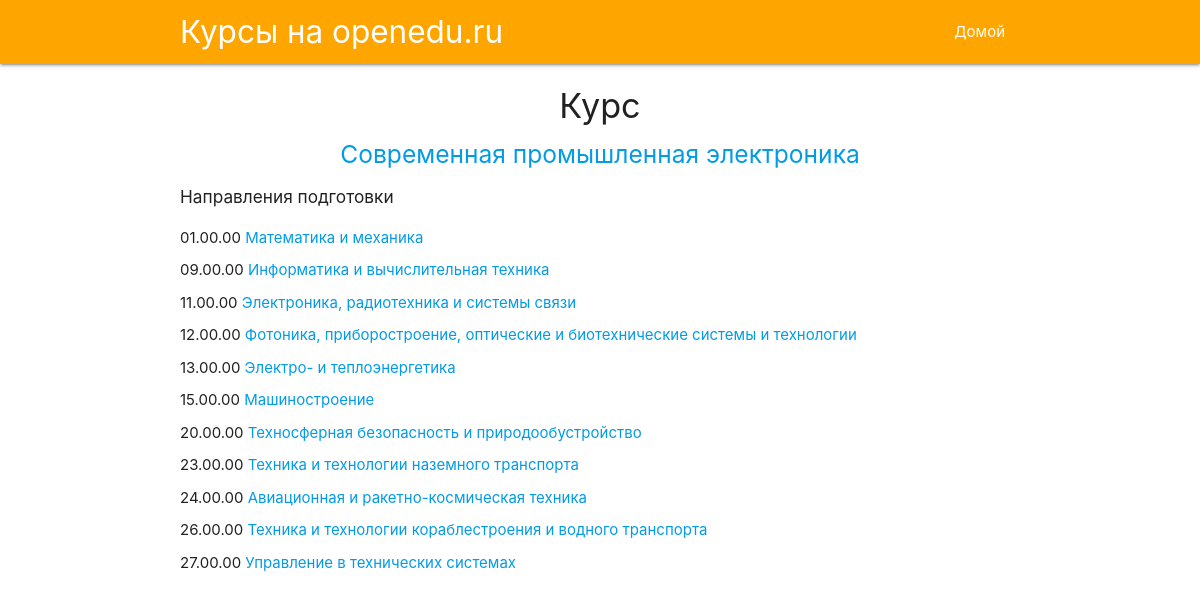
The page /course/19/ on the database its author committed.
### courses/models.py (models this page shows)
class Course(models.Model):
    id = models.IntegerField(primary_key=True)
    name = models.CharField(max_length=220)
    url = models.CharField(max_length=220)
    directions = models.ManyToManyField('Direction')

class Direction(models.Model):
    id = models.IntegerField(primary_key=True)
    name = models.CharField(max_length=220)
    code = models.CharField(max_length=220)
    class Meta:
        ordering = ['code']

### courses/views.py (the view)
# urls.py: path('course/<int:course_id>/', views.course_description, name='course_description'),
def course_description(request, course_id):
    course = {
        'course': Course.objects.filter(id=course_id).first()
    }
    return render(request, 'course_description.html', course)

### courses/templates/course_description.html
{% extends 'base.html' %}
{% block content %}
<h4 style="text-align: center">Курс</h4>
<h5 style="text-align: center">
    <a href="https://openedu.ru/{{course.url}}" >{{course.name}}</a>
</h5>
<h6 style="margin-bottom: 20px; margin-top: 20px;">Направления подготовки</h6>
{% for direction in course.directions.all %}
    <div style="margin-top: 10px;">
        {{direction.code}}   <a href="#" >{{direction.name}}</a>
    </div>
{% endfor %}
{% endblock content %}

### rows shown on the page
Course: name "Современная промышленная электроника"
Direction: code "01.00.00", name "Математика и механика"
Direction: code "09.00.00", name "Информатика и вычислительная техника"
Direction: code "11.00.00", name "Электроника, радиотехника и системы связи"
Direction: code "12.00.00", name "Фотоника, приборостроение, оптические и биотехнические системы и технологии"
Direction: code "13.00.00", name "Электро- и теплоэнергетика"
Direction: code "15.00.00", name "Машиностроение"
Direction: code "20.00.00", name "Техносферная безопасность и природообустройство"
Direction: code "23.00.00", name "Техника и технологии наземного транспорта"
Direction: code "24.00.00", name "Авиационная и ракетно-космическая техника"
Direction: code "26.00.00", name "Техника и технологии кораблестроения и водного транспорта"
Direction: code "27.00.00", name "Управление в технических системах"
